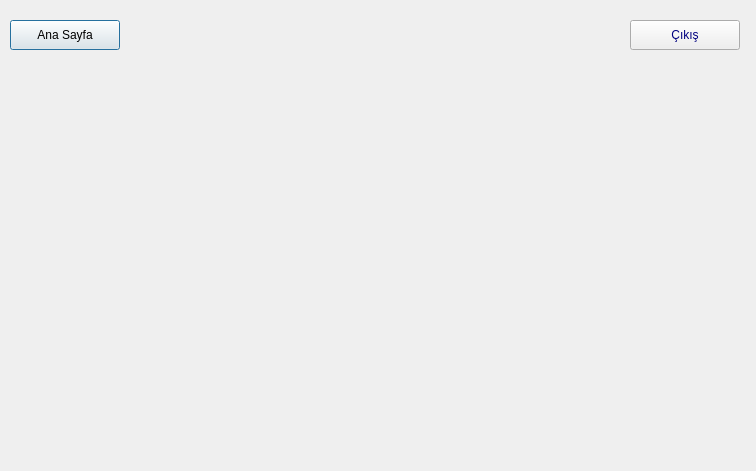
<?xml version="1.0" encoding="UTF-8"?>
<ui version="4.0">
 <class>runningwindow</class>
 <widget class="QDialog" name="runningwindow">
  <property name="geometry">
   <rect>
    <x>0</x>
    <y>0</y>
    <width>756</width>
    <height>471</height>
   </rect>
  </property>
  <property name="windowTitle">
   <string>Bilek Partner</string>
  </property>
  <widget class="QCustomPlot" name="plot" native="true">
   <property name="geometry">
    <rect>
     <x>9</x>
     <y>59</y>
     <width>731</width>
     <height>381</height>
    </rect>
   </property>
  </widget>
  <widget class="QPushButton" name="main">
   <property name="geometry">
    <rect>
     <x>10</x>
     <y>20</y>
     <width>110</width>
     <height>30</height>
    </rect>
   </property>
   <property name="styleSheet">
    <string notr="true">color:black</string>
   </property>
   <property name="text">
    <string>Ana Sayfa</string>
   </property>
   <property name="autoDefault">
    <bool>true</bool>
   </property>
   <property name="default">
    <bool>false</bool>
   </property>
   <property name="flat">
    <bool>false</bool>
   </property>
  </widget>
  <widget class="QPushButton" name="exit">
   <property name="geometry">
    <rect>
     <x>630</x>
     <y>20</y>
     <width>110</width>
     <height>30</height>
    </rect>
   </property>
   <property name="styleSheet">
    <string notr="true">color:navy</string>
   </property>
   <property name="text">
    <string>Çıkış</string>
   </property>
   <property name="autoDefault">
    <bool>true</bool>
   </property>
  </widget>
 </widget>
 <customwidgets>
  <customwidget>
   <class>QCustomPlot</class>
   <extends>QWidget</extends>
   <header>qcustomplot.h</header>
   <container>1</container>
  </customwidget>
 </customwidgets>
 <resources/>
 <connections/>
</ui>
